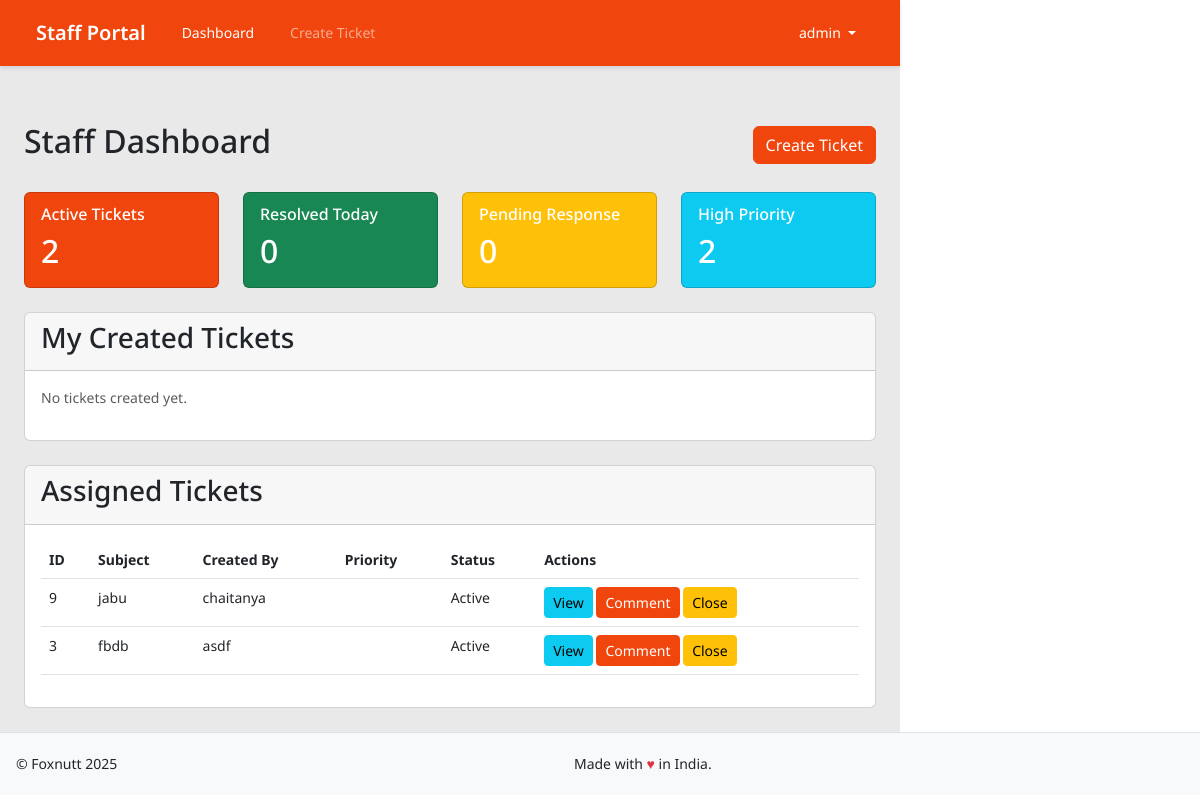
The page /staff/dashboard/ (signed in) on the database its author committed.
### tracker/models.py (models this page shows, shortened)
class UserDetail(AbstractBaseUser, PermissionsMixin):
    row_id = models.AutoField(primary_key=True)  # ✅ `row_id` is the primary key
    user_id = models.CharField(max_length=255, unique=True)
    user_name = models.CharField(max_length=255)
    is_email_verified = models.BooleanField(default=False)
    is_active = models.BooleanField(default=True)
    pagination = models.IntegerField(default=10)
    sorting = models.IntegerField(default=0)
    is_staff = models.BooleanField(default=False)
    is_superuser = models.BooleanField(default=False)
    role = models.ForeignKey(Role, on_delete=models.SET_NULL, null=True)
    objects = UserManager()
    USERNAME_FIELD = "user_id"
    REQUIRED_FIELDS = ["user_name"]
    class Meta:
        verbose_name = 'user'
        verbose_name_plural = 'users'
    groups = models.ManyToManyField(
        'auth.Group',
        verbose_name='groups',
        blank=True,
        related_name='userdetail_set',
        related_query_name='userdetail'
    )
    user_permissions = models.ManyToManyField(
        'auth.Permission',
        verbose_name='user permissions',
        blank=True,
        related_name='userdetail_set',
        related_query_name='userdetail'
    )

class Ticket(models.Model):
    STATUS_ACTIVE = 1
    STATUS_CLOSED = 2
    STATUS_PENDING = 3
    STATUS_CHOICES = [
        (STATUS_ACTIVE, 'Active'),
        (STATUS_CLOSED, 'Closed'),
        (STATUS_PENDING, 'Pending'),
    ]
    id = models.AutoField(primary_key=True)
    subject = models.CharField(max_length=200)
    description = models.TextField()
    created_by = models.ForeignKey(UserDetail, on_delete=models.CASCADE, related_name='created_tickets')
    assigned_to = models.ForeignKey(UserDetail, on_delete=models.SET_NULL, null=True, related_name='assigned_tickets')
    created_at = models.DateTimeField(auto_now_add=True)
    updated_at = models.DateTimeField(auto_now=True)
    status = models.PositiveSmallIntegerField(
        choices=STATUS_CHOICES,
        default=STATUS_ACTIVE
    )
    closed_at = models.DateTimeField(null=True, blank=True)
    closed_by = models.ForeignKey(
        UserDetail,
        on_delete=models.SET_NULL,
        null=True,
        blank=True,
        related_name='closed_tickets'
    )
    priority = models.ForeignKey(Priority, on_delete=models.SET_NULL, null=True)
    brand = models.CharField(max_length=100, blank=True, null=True)
    def get_status_display(self):
        return dict(self.STATUS_CHOICES).get(self.status, 'Unknown')
    class Meta:
        ordering = ['-created_at']  # Default ordering by creation date, newest first
        indexes = [
            models.Index(fields=['-created_at']),  # Add index for better performance
        ]

### tracker/views.py (the view)
# urls.py: path('staff/dashboard/', views.staff_dashboard, name='staff_dashboard'),
@role_required([Role.STAFF])
def staff_dashboard(request):
    today = timezone.now().date()
    today_start = datetime.combine(today, time.min)
    today_end = datetime.combine(today, time.max)
    tickets = Ticket.objects.select_related(
        'created_by',
        'priority',
        'assigned_to'
    )
    context = {
        'active_tickets_count': tickets.filter(
            assigned_to=request.user,
            status=Ticket.STATUS_ACTIVE
        ).count(),
        'resolved_today': tickets.filter(
            assigned_to=request.user,
            status=Ticket.STATUS_CLOSED,
            closed_at__range=(today_start, today_end)
        ).count(),
        'pending_response': tickets.filter(
            assigned_to=request.user,
            status=Ticket.STATUS_PENDING
        ).count(),
        'high_priority': tickets.filter(
            assigned_to=request.user,
            priority__name='High'
        ).count(),
        'created_tickets': tickets.filter(created_by=request.user).order_by('-created_at'),
        'assigned_tickets': tickets.filter(assigned_to=request.user).order_by('-created_at')
    }
    return render(request, 'dashboards/staff_dashboard.html', context)

### tracker/templates/dashboards/staff_dashboard.html (shortened to what this page needs)
{% extends 'shared/staff_base.html' %}
{% block staff_content %}
<div class="container-fluid">
    <div class="d-flex justify-content-between align-items-center mb-4">
        <h2>Staff Dashboard</h2>
        <div class="action-buttons">
            <a href="{% url 'staff_create_ticket' %}" class="btn btn-primary">
                 Create Ticket
            </a>
        </div>
    </div>
    <div class="row g-4 mb-4">
        <div class="col-md-3">
            <div class="card bg-primary text-white h-100">
                <div class="card-body">
                    <div class="d-flex justify-content-between align-items-center">
                        <div>
                            <h6 class="card-subtitle mb-2">Active Tickets</h6>
                            <h2 class="card-title mb-0">{{ active_tickets_count }}</h2>
                        </div>
                    </div>
                </div>
            </div>
        </div>
        <div class="col-md-3">
            <div class="card bg-success text-white h-100">
                <div class="card-body">
                    <div class="d-flex justify-content-between align-items-center">
                        <div>
                            <h6 class="card-subtitle mb-2">Resolved Today</h6>
                            <h2 class="card-title mb-0">{{ resolved_today }}</h2>
                        </div>
                    </div>
                </div>
            </div>
        </div>
        <div class="col-md-3">
            <div class="card bg-warning text-white h-100">
                <div class="card-body">
                    <div class="d-flex justify-content-between align-items-center">
                        <div>
                            <h6 class="card-subtitle mb-2">Pending Response</h6>
                            <h2 class="card-title mb-0">{{ pending_response }}</h2>
                        </div>
                    </div>
                </div>
            </div>
        </div>
        <div class="col-md-3">
            <div class="card bg-info text-white h-100">
                <div class="card-body">
                    <div class="d-flex justify-content-between align-items-center">
                        <div>
                            <h6 class="card-subtitle mb-2">High Priority</h6>
                            <h2 class="card-title mb-0">{{ high_priority }}</h2>
                        </div>
                    </div>
                </div>
            </div>
        </div>
    </div>
    <div class="card mt-4">
        <div class="card-header">
            <h3 class="card-title">My Created Tickets</h3>
        </div>
        <div class="card-body">
            {% if created_tickets %}
                <div class="table-responsive">
                    <table class="table table-hover">
                        <thead>
                            <tr>
                                <th>ID</th>
                                <th>Subject</th>
                                <th>Priority</th>
                                <th>Status</th>
                                <th>Created</th>
                                <th>Actions</th>
                            </tr>
                        </thead>
                        <tbody>
                            {% for ticket in created_tickets %}
                            <tr>
                                <td>{{ ticket.id }}</td>
                                <td>{{ ticket.subject }}</td>
                                <td>
                                    <span class="badge bg-{{ ticket.priority.name|lower }}">
                                        {{ ticket.priority.name }}
                                    </span>
                                </td>
                                <td>{{ ticket.get_status_display }}</td>
                                <td>{{ ticket.created_at|date:"Y-m-d H:i" }}</td>
                                <td>
                                    <a href="{% url 'staff_view_ticket' ticket.id %}" class="btn btn-sm btn-info">
                                        <i class="fas fa-eye"></i> View
                                    </a>
                                    <a href="{% url 'staff_add_comment' ticket.id %}" class="btn btn-sm btn-primary">
                                        <i class="fas fa-comment"></i> Comment
                                    </a>
                                    {% if ticket.status != 2 %}
                                    <a href="{% url 'staff_close_ticket' ticket.id %}" class="btn btn-sm btn-warning">
                                        <i class="fas fa-times-circle"></i> Close
                                    </a>
                                    {% endif %}
                                </td>
                            </tr>
                            {% endfor %}
                        </tbody>
                    </table>
                </div>
            {% else %}
                <p class="text-muted">No tickets created yet.</p>
            {% endif %}
        </div>
    </div>
    <div class="card mt-4">
        <div class="card-header">
            <h3 class="card-title">Assigned Tickets</h3>
        </div>
        <div class="card-body">
            {% if assigned_tickets %}
                <div class="table-responsive">
                    <table class="table table-hover">
                        <thead>
                            <tr>
                                <th>ID</th>
                                <th>Subject</th>
                                <th>Created By</th>
                                <th>Priority</th>
                                <th>Status</th>
                                <th>Actions</th>
                            </tr>
                        </thead>
                        <tbody>
                            {% for ticket in assigned_tickets %}
                            <tr>
                                <td>{{ ticket.id }}</td>
                                <td>{{ ticket.subject }}</td>
                                <td>{{ ticket.created_by.user_name }}</td>
                                <td>
                                    <span class="badge bg-{{ ticket.priority.name|lower }}">
                                    </span>
                                </td>
                                <td>{{ ticket.get_status_display }}</td>
                                <td>
                                    <a href="{% url 'staff_view_ticket' ticket.id %}" class="btn btn-sm btn-info">
                                         View
                                    </a>
                                    <a href="{% url 'staff_add_comment' ticket.id %}" class="btn btn-sm btn-primary">
                                         Comment
                                    </a>
                                    {% if ticket.status != 2 %}
                                    <a href="{% url 'staff_close_ticket' ticket.id %}" class="btn btn-sm btn-warning">
                                         Close
                                    </a>
                                    {% endif %}
                                </td>
                            </tr>
                            {% endfor %}
                        </tbody>
                    </table>
                </div>
            {% else %}
                <p class="text-muted">No tickets assigned.</p>
            {% endif %}
        </div>
    </div>
</div>
{% endblock %}

### tracker/templates/shared/staff_base.html (shortened to what this page needs)
{% extends "base.html" %}
{% block content %}
<nav class="navbar navbar-expand-lg navbar-dark bg-primary">
    <div class="container-fluid">
        <a class="navbar-brand" href="{% url 'staff_dashboard' %}">
            Staff Portal
        </a>
        <div class="collapse navbar-collapse" id="staffNavbar">
            <ul class="navbar-nav me-auto">
                <li class="nav-item">
                    <a class="nav-link {% if request.resolver_match.url_name == 'staff_dashboard' %}active{% endif %}"
                       href="{% url 'staff_dashboard' %}">
                        Dashboard
                    </a>
                </li>
                <li class="nav-item">
                    <a class="nav-link {% if request.resolver_match.url_name == 'staff_create_ticket' %}active{% endif %}"
                       href="{% url 'staff_create_ticket' %}">
                        Create Ticket
                    </a>
                </li>
            </ul>
            <ul class="navbar-nav ms-auto">
                <li class="nav-item dropdown">
                    <button class="nav-link dropdown-toggle btn btn-link"
                            id="staffDropdown"
                            data-bs-toggle="dropdown"
                            aria-expanded="false">
                        {{ request.user.user_name }}
                    </button>
                </li>
            </ul>
        </div>
    </div>
</nav>
<div class="container-fluid py-4">
    {% block staff_content %}{% endblock %}
</div>
{% endblock %}

### tracker/static/assets/css/style.css (style rules this page uses)
html, body { min-height: 100%; }
body { margin: 0; font-family: 'Noto Sans', sans-serif; font-size: 14px; }
h1, h2, h3, h4, h5, h6 { font-family: 'Noto Sans', sans-serif; }
.main_bg { background: #fff; }
a, a:hover, a:visited { color: rgb(63, 71, 90); text-decoration: underline; }

### tracker/templates/shared/staff_base.html (style rules this page uses)
.navbar { box-shadow: 0 2px 4px rgba(0,0,0,0.1); padding: 0.8rem 1rem; margin-bottom: 2rem; }
.navbar-brand { font-weight: 600; }
.nav-link { padding: 0.5rem 1rem !important; transition: all 0.3s ease; }
.nav-link.dropdown-toggle { background: none; border: none; color: white; }

### rows shown on the page
UserDetail: user.user_name "admin"
Ticket: id "9", subject "jabu", created_by.user_name "chaitanya", status "Active", shows "Close"
Ticket: id "3", subject "fbdb", created_by.user_name "asdf", status "Active", shows "Close"

### other values the page prints
{{ active_tickets_count }} "2"
{{ resolved_today }} "0"
{{ pending_response }} "0"
{{ high_priority }} "2"
